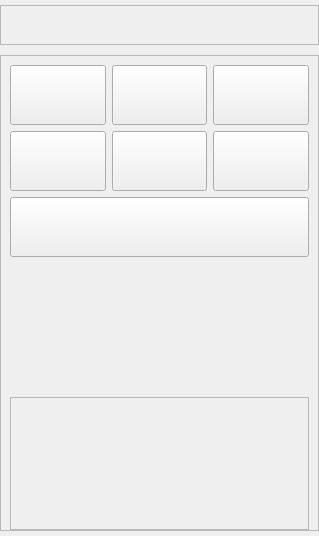
<?xml version="1.0" encoding="UTF-8"?>
<ui version="4.0">
 <class>ChartFunctionFrame</class>
 <widget class="QWidget" name="ChartFunctionFrame">
  <property name="geometry">
   <rect>
    <x>0</x>
    <y>0</y>
    <width>319</width>
    <height>536</height>
   </rect>
  </property>
  <property name="windowTitle">
   <string>Form</string>
  </property>
  <layout class="QVBoxLayout" name="verticalLayout">
   <property name="spacing">
    <number>10</number>
   </property>
   <property name="leftMargin">
    <number>0</number>
   </property>
   <property name="topMargin">
    <number>5</number>
   </property>
   <property name="rightMargin">
    <number>0</number>
   </property>
   <property name="bottomMargin">
    <number>5</number>
   </property>
   <item>
    <widget class="QFrame" name="frame_title">
     <property name="minimumSize">
      <size>
       <width>0</width>
       <height>40</height>
      </size>
     </property>
     <property name="frameShape">
      <enum>QFrame::StyledPanel</enum>
     </property>
     <property name="frameShadow">
      <enum>QFrame::Raised</enum>
     </property>
     <layout class="QHBoxLayout" name="horizontalLayout_2">
      <property name="spacing">
       <number>0</number>
      </property>
      <property name="leftMargin">
       <number>0</number>
      </property>
      <property name="topMargin">
       <number>0</number>
      </property>
      <property name="rightMargin">
       <number>0</number>
      </property>
      <property name="bottomMargin">
       <number>0</number>
      </property>
      <item>
       <widget class="QLabel" name="label">
        <property name="sizePolicy">
         <sizepolicy hsizetype="Expanding" vsizetype="Preferred">
          <horstretch>0</horstretch>
          <verstretch>0</verstretch>
         </sizepolicy>
        </property>
        <property name="text">
         <string/>
        </property>
       </widget>
      </item>
     </layout>
    </widget>
   </item>
   <item>
    <widget class="QFrame" name="framework">
     <property name="sizePolicy">
      <sizepolicy hsizetype="Preferred" vsizetype="Expanding">
       <horstretch>0</horstretch>
       <verstretch>0</verstretch>
      </sizepolicy>
     </property>
     <property name="frameShape">
      <enum>QFrame::StyledPanel</enum>
     </property>
     <property name="frameShadow">
      <enum>QFrame::Raised</enum>
     </property>
     <layout class="QVBoxLayout" name="verticalLayout_2">
      <property name="bottomMargin">
       <number>0</number>
      </property>
      <item>
       <layout class="QHBoxLayout" name="horizontalLayout">
        <item>
         <widget class="GlimmerButton" name="btnbroken">
          <property name="sizePolicy">
           <sizepolicy hsizetype="Expanding" vsizetype="Expanding">
            <horstretch>0</horstretch>
            <verstretch>0</verstretch>
           </sizepolicy>
          </property>
          <property name="minimumSize">
           <size>
            <width>0</width>
            <height>60</height>
           </size>
          </property>
          <property name="maximumSize">
           <size>
            <width>16777215</width>
            <height>60</height>
           </size>
          </property>
          <property name="text">
           <string/>
          </property>
         </widget>
        </item>
        <item>
         <widget class="GlimmerButton" name="btncurved">
          <property name="sizePolicy">
           <sizepolicy hsizetype="Expanding" vsizetype="Expanding">
            <horstretch>0</horstretch>
            <verstretch>0</verstretch>
           </sizepolicy>
          </property>
          <property name="minimumSize">
           <size>
            <width>0</width>
            <height>60</height>
           </size>
          </property>
          <property name="maximumSize">
           <size>
            <width>16777215</width>
            <height>60</height>
           </size>
          </property>
          <property name="text">
           <string/>
          </property>
         </widget>
        </item>
        <item>
         <widget class="GlimmerButton" name="btncolumn">
          <property name="sizePolicy">
           <sizepolicy hsizetype="Expanding" vsizetype="Expanding">
            <horstretch>0</horstretch>
            <verstretch>0</verstretch>
           </sizepolicy>
          </property>
          <property name="minimumSize">
           <size>
            <width>0</width>
            <height>60</height>
           </size>
          </property>
          <property name="maximumSize">
           <size>
            <width>16777215</width>
            <height>60</height>
           </size>
          </property>
          <property name="text">
           <string/>
          </property>
         </widget>
        </item>
       </layout>
      </item>
      <item>
       <layout class="QHBoxLayout" name="horizontalLayout_4">
        <item>
         <widget class="GlimmerButton" name="btnscatter">
          <property name="sizePolicy">
           <sizepolicy hsizetype="Expanding" vsizetype="Expanding">
            <horstretch>0</horstretch>
            <verstretch>0</verstretch>
           </sizepolicy>
          </property>
          <property name="minimumSize">
           <size>
            <width>0</width>
            <height>60</height>
           </size>
          </property>
          <property name="maximumSize">
           <size>
            <width>16777215</width>
            <height>60</height>
           </size>
          </property>
          <property name="text">
           <string/>
          </property>
         </widget>
        </item>
        <item>
         <widget class="GlimmerButton" name="btnheat">
          <property name="sizePolicy">
           <sizepolicy hsizetype="Expanding" vsizetype="Expanding">
            <horstretch>0</horstretch>
            <verstretch>0</verstretch>
           </sizepolicy>
          </property>
          <property name="minimumSize">
           <size>
            <width>0</width>
            <height>60</height>
           </size>
          </property>
          <property name="maximumSize">
           <size>
            <width>16777215</width>
            <height>60</height>
           </size>
          </property>
          <property name="text">
           <string/>
          </property>
         </widget>
        </item>
        <item>
         <widget class="GlimmerButton" name="btnmotion">
          <property name="sizePolicy">
           <sizepolicy hsizetype="Expanding" vsizetype="Expanding">
            <horstretch>0</horstretch>
            <verstretch>0</verstretch>
           </sizepolicy>
          </property>
          <property name="minimumSize">
           <size>
            <width>0</width>
            <height>60</height>
           </size>
          </property>
          <property name="maximumSize">
           <size>
            <width>16777215</width>
            <height>60</height>
           </size>
          </property>
          <property name="text">
           <string/>
          </property>
         </widget>
        </item>
       </layout>
      </item>
      <item>
       <layout class="QHBoxLayout" name="horizontalLayout_3">
        <item>
         <widget class="GlowButton" name="btnzoom">
          <property name="sizePolicy">
           <sizepolicy hsizetype="Expanding" vsizetype="Expanding">
            <horstretch>0</horstretch>
            <verstretch>0</verstretch>
           </sizepolicy>
          </property>
          <property name="minimumSize">
           <size>
            <width>0</width>
            <height>60</height>
           </size>
          </property>
          <property name="maximumSize">
           <size>
            <width>16777215</width>
            <height>60</height>
           </size>
          </property>
          <property name="text">
           <string/>
          </property>
         </widget>
        </item>
       </layout>
      </item>
      <item>
       <spacer name="verticalSpacer">
        <property name="orientation">
         <enum>Qt::Vertical</enum>
        </property>
        <property name="sizeHint" stdset="0">
         <size>
          <width>20</width>
          <height>40</height>
         </size>
        </property>
       </spacer>
      </item>
      <item>
       <widget class="QFrame" name="Coordframe">
        <property name="sizePolicy">
         <sizepolicy hsizetype="Expanding" vsizetype="Expanding">
          <horstretch>0</horstretch>
          <verstretch>0</verstretch>
         </sizepolicy>
        </property>
        <property name="frameShape">
         <enum>QFrame::StyledPanel</enum>
        </property>
        <property name="frameShadow">
         <enum>QFrame::Raised</enum>
        </property>
        <layout class="QVBoxLayout" name="verticalLayout_3">
         <property name="spacing">
          <number>0</number>
         </property>
         <property name="leftMargin">
          <number>0</number>
         </property>
         <property name="topMargin">
          <number>0</number>
         </property>
         <property name="rightMargin">
          <number>0</number>
         </property>
         <property name="bottomMargin">
          <number>0</number>
         </property>
         <item>
          <widget class="QLabel" name="Coordlabel">
           <property name="text">
            <string/>
           </property>
          </widget>
         </item>
        </layout>
       </widget>
      </item>
     </layout>
    </widget>
   </item>
  </layout>
 </widget>
 <customwidgets>
  <customwidget>
   <class>GlimmerButton</class>
   <extends>QPushButton</extends>
   <header>ButtonEffect/glimmerbutton.h</header>
  </customwidget>
  <customwidget>
   <class>GlowButton</class>
   <extends>QPushButton</extends>
   <header>ButtonEffect/glowbutton.h</header>
  </customwidget>
 </customwidgets>
 <resources/>
 <connections/>
</ui>
